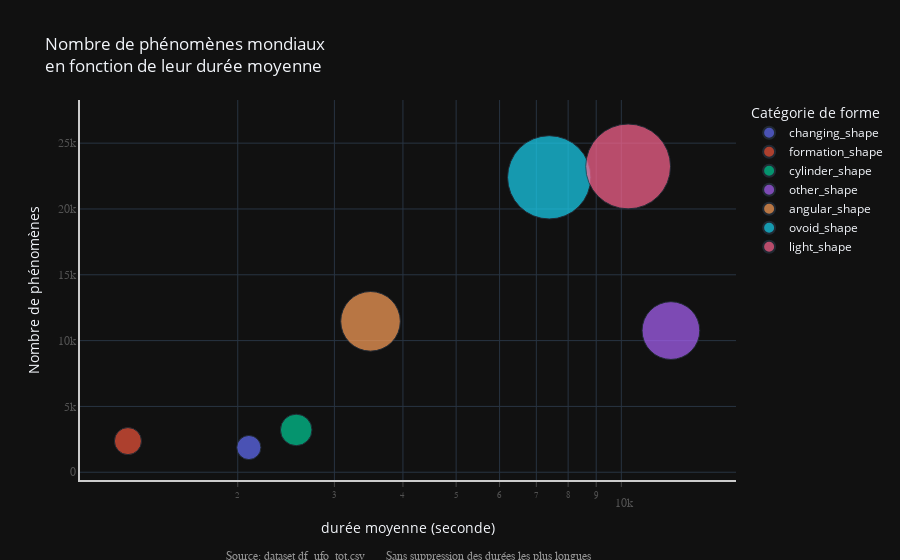

Write notebook code for a chart like this one.
### Markdown cell above
Nombre des phénomènes mondiaux (par catégorie de forme) en fonction de leur durée moyenne

### Code cell
# Graph
fig = px.scatter(df_ufo_tot_freq_cat,
                 x="mean_length_of_encounter_seconds",
                 y="count_cat_UFO_shape",
                 size="count_cat_UFO_shape",
                 color="cat_UFO_shape",
                 log_x=True,
                 size_max=60,
                 template=TEMPLATE,
                 #                  text='count_cat_UFO_shape',
                 labels={'count_cat_UFO_shape': 'Nombre de phénomènes',
                         'mean_length_of_encounter_seconds': 'durée moyenne (seconde)',
                         'cat_UFO_shape': 'Catégorie de forme'},
                 title="Nombre de phénomènes en fonction de leur durée")

# Text
fig.update_layout(title="Nombre de phénomènes mondiaux<br>"
                  "en fonction de leur durée moyenne</br>",
                  showlegend=True,
                  xaxis=dict(
                        showline=True,
                        showgrid=True,
                        showticklabels=True,
                        linecolor='rgb(204, 204, 204)',
                        linewidth=2,
                        ticks='outside',
                        tickfont=dict(
                            family='Arial',
                            size=12,
                            color='rgb(82, 82, 82)'
                        ),
                  ),
                  yaxis=dict(
                      showgrid=True,
                      zeroline=False,
                      linecolor='rgb(204, 204, 204)',
                      showline=True,
                      showticklabels=True,
                      linewidth=2,
                      tickfont=dict(
                          family='Arial',
                          size=12,
                          color='rgb(82, 82, 82)'
                      ),
                  )
                  #                   plot_bgcolor='white'
                  )
# Annotations
annotations = []

# Source
annotations.append(dict(xref='paper', yref='paper',
                        x=0.5, y=-0.18,
                        xanchor='center', yanchor='top',
                        text='Source: dataset df_ufo_tot.csv   ' +
                        '    Sans suppression des durées les plus longues',
                        font=dict(family='Arial',
                                  size=12,
                                  color='rgb(150,150,150)'),
                        showarrow=False))

fig.update_layout(annotations=annotations)
fig.show()

### Figure 1 — Plotly figure (JSON) as saved in the notebook; plotly's stock layout.template omitted (floating-point values rounded to 4 significant figures)
{"data": [{"hovertemplate": "Catégorie de forme=changing_shape<br>durée moyenne (seconde)=%{x}<br>Nombre de phénomènes=%{marker.size}<extra></extra>", "legendgroup": "changing_shape", "marker": {"color": "#636efa", "size": [1879], "sizemode": "area", "sizeref": 6.453, "symbol": "circle"}, "mode": "markers", "name": "changing_shape", "orientation": "v", "showlegend": true, "type": "scatter", "x": [2095.0], "xaxis": "x", "y": [1879], "yaxis": "y"}, {"hovertemplate": "Catégorie de forme=formation_shape<br>durée moyenne (seconde)=%{x}<br>Nombre de phénomènes=%{marker.size}<extra></extra>", "legendgroup": "formation_shape", "marker": {"color": "#EF553B", "size": [2367], "sizemode": "area", "sizeref": 6.453, "symbol": "circle"}, "mode": "markers", "name": "formation_shape", "orientation": "v", "showlegend": true, "type": "scatter", "x": [1262.0], "xaxis": "x", "y": [2367], "yaxis": "y"}, {"hovertemplate": "Catégorie de forme=cylinder_shape<br>durée moyenne (seconde)=%{x}<br>Nombre de phénomènes=%{marker.size}<extra></extra>", "legendgroup": "cylinder_shape", "marker": {"color": "#00cc96", "size": [3215], "sizemode": "area", "sizeref": 6.453, "symbol": "circle"}, "mode": "markers", "name": "cylinder_shape", "orientation": "v", "showlegend": true, "type": "scatter", "x": [2556.0], "xaxis": "x", "y": [3215], "yaxis": "y"}, {"hovertemplate": "Catégorie de forme=other_shape<br>durée moyenne (seconde)=%{x}<br>Nombre de phénomènes=%{marker.size}<extra></extra>", "legendgroup": "other_shape", "marker": {"color": "#ab63fa", "size": [10763], "sizemode": "area", "sizeref": 6.453, "symbol": "circle"}, "mode": "markers", "name": "other_shape", "orientation": "v", "showlegend": true, "type": "scatter", "x": [12310.0], "xaxis": "x", "y": [10763], "yaxis": "y"}, {"hovertemplate": "Catégorie de forme=angular_shape<br>durée moyenne (seconde)=%{x}<br>Nombre de phénomènes=%{marker.size}<extra></extra>", "legendgroup": "angular_shape", "marker": {"color": "#FFA15A", "size": [11465], "sizemode": "area", "sizeref": 6.453, "symbol": "circle"}, "mode": "markers", "name": "angular_shape", "orientation": "v", "showlegend": true, "type": "scatter", "x": [3491.0], "xaxis": "x", "y": [11465], "yaxis": "y"}, {"hovertemplate": "Catégorie de forme=ovoid_shape<br>durée moyenne (seconde)=%{x}<br>Nombre de phénomènes=%{marker.size}<extra></extra>", "legendgroup": "ovoid_shape", "marker": {"color": "#19d3f3", "size": [22403], "sizemode": "area", "sizeref": 6.453, "symbol": "circle"}, "mode": "markers", "name": "ovoid_shape", "orientation": "v", "showlegend": true, "type": "scatter", "x": [7389.0], "xaxis": "x", "y": [22403], "yaxis": "y"}, {"hovertemplate": "Catégorie de forme=light_shape<br>durée moyenne (seconde)=%{x}<br>Nombre de phénomènes=%{marker.size}<extra></extra>", "legendgroup": "light_shape", "marker": {"color": "#FF6692", "size": [23231], "sizemode": "area", "sizeref": 6.453, "symbol": "circle"}, "mode": "markers", "name": "light_shape", "orientation": "v", "showlegend": true, "type": "scatter", "x": [10290.0], "xaxis": "x", "y": [23231], "yaxis": "y"}], "layout": {"annotations": [{"font": {"color": "rgb(150,150,150)", "family": "Arial", "size": 12}, "showarrow": false, "text": "Source: dataset df_ufo_tot.csv       Sans suppression des durées les plus longues", "x": 0.5, "xanchor": "center", "xref": "paper", "y": -0.18, "yanchor": "top", "yref": "paper"}], "legend": {"itemsizing": "constant", "title": {"text": "Catégorie de forme"}, "tracegroupgap": 0}, "showlegend": true, "title": {"text": "Nombre de phénomènes mondiaux<br>en fonction de leur durée moyenne</br>"}, "xaxis": {"anchor": "y", "domain": [0, 1], "linecolor": "rgb(204, 204, 204)", "linewidth": 2, "showgrid": true, "showline": true, "showticklabels": true, "tickfont": {"color": "rgb(82, 82, 82)", "family": "Arial", "size": 12}, "ticks": "outside", "title": {"text": "durée moyenne (seconde)"}, "type": "log"}, "yaxis": {"anchor": "x", "domain": [0, 1], "linecolor": "rgb(204, 204, 204)", "linewidth": 2, "showgrid": true, "showline": true, "showticklabels": true, "tickfont": {"color": "rgb(82, 82, 82)", "family": "Arial", "size": 12}, "title": {"text": "Nombre de phénomènes"}, "zeroline": false}}}
